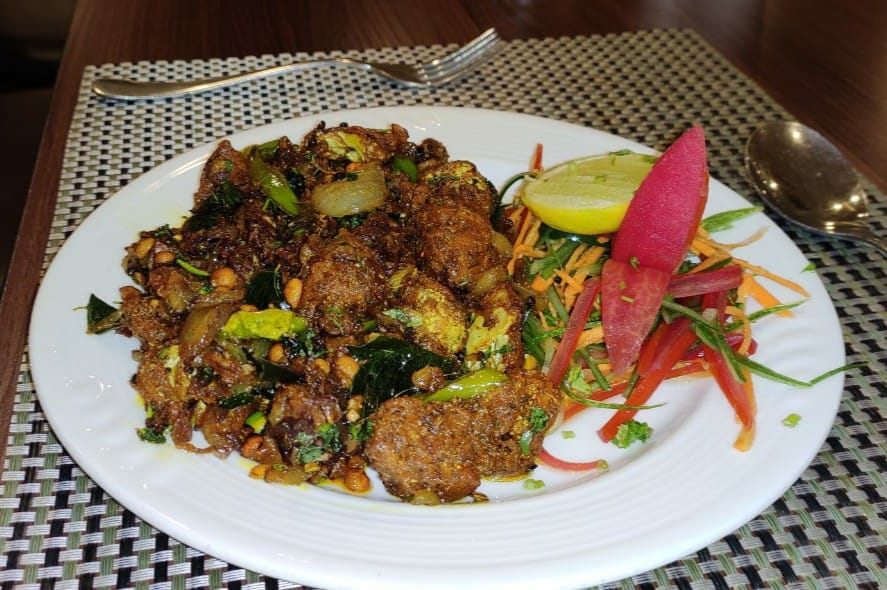
#> input picture assets/images/andhra-g2.jpg, 887 x 590 px
$ python -i retouch-images.py   (imports and definitions only)
#> lines starting #> are read from the running program, lines starting #| are printed output that depends on the picture
#!/usr/bin/env python3
"""Even out exposure, colour cast and flatness across the recipe photographs.

    python3 tools/retouch-images.py --report        # what would change, nothing written
    python3 tools/retouch-images.py --sample 12     # before/after sheet to look at
    python3 tools/retouch-images.py --write         # apply

The photographs come from several hundred different people, cameras and
kitchens. Individually most are fine; together they read as a jumble, because
a phone snap under a tube light and a DSLR frame by a window are two different
pictures of food even when both are in focus. An image audit put 206 of them
in a "usable, but crop, brighten and colour-correct" bucket and called that
the cheapest available improvement, ahead of licensing anything new.

What this does, in order:

  1. White balance in ONE DIRECTION ONLY: towards warm, never away from it.

     This started as an ordinary grey-world correction and it was wrong. Food
     photographs are warm because food is warm — browned onion, ghee, chilli
     oil, a tandoor char. Grey-world reads all of that as a colour cast and
     dutifully launders it out, and every test frame came back looking like a
     canteen under a fluorescent tube. The correction now only ever adds red
     and removes blue. A green or blue kitchen light gets fixed; the warmth of
     the food itself is left alone, because it is the point.

  2. Percentile levels. Stretch so the darkest 0.5% sits at black and the
     brightest 0.5% at white, then apply only part of that stretch.

  3. Exposure towards a target, but asymmetric again: a dark photograph is
     lifted willingly, a bright one is pulled back only when it is close to
     blowing out. A white plate under a window legitimately reads bright and
     dragging it to mid-grey makes lunch look like an X-ray.

  4. Saturation and contrast, pushed with some confidence rather than
     tiptoeing. Flat is the most common fault in the set and the one that
     makes a dish look like leftovers.

  5. A small fixed warm tint, then an unsharp mask. Together these are what
     turns "correctly exposed" into "worth cooking".

Nothing here invents detail. The guard rails matter more than the adjustments:
a photograph that is already bright, warm and punchy gets almost nothing, and
MAX_* caps every step, so the worst case is a picture slightly better than it
was rather than one that has been mangled.

Run once per photograph, and only once. A second pass over an already-corrected
file would lift and saturate what has already been lifted and saturated, and
three runs would produce a postcard. The credit record carries a
"colour-corrected" note, and any file that has one is skipped — so this is safe
to re-run after adding photographs, which is the case it is actually for.

No separate copy of the originals is kept. They would be seventy megabytes of
duplicate JPEG in the repository to guard against something git already guards
against: `git checkout HEAD~1 -- assets/images/recipes/` puts every one of them
back, and credits.json records the source URL of each if it ever comes to
re-downloading.
"""
import argparse, json, os, sys

from PIL import Image, ImageEnhance, ImageFilter, ImageStat

ROOT = os.path.dirname(os.path.dirname(os.path.abspath(__file__)))
IMG_DIR = os.path.join(ROOT, "assets", "images", "recipes")
RECIPES = os.path.join(ROOT, "data", "recipes.json")
CREDITS = os.path.join(ROOT, "assets", "images", "credits.json")

# How far towards a "perfect" correction to go.
STRENGTH = 0.55

# White balance, one-way. Red may be raised and blue lowered; neither may go
# the other way, so a warm photograph can never be cooled down. Green moves a
# little in both directions because a green cast is a lighting fault with no
# appetising reading at all.
WB_R = (1.00, 1.12)
WB_G = (0.96, 1.04)
WB_B = (0.90, 1.00)

MAX_LEVELS = 0.22      # fraction of the full black/white stretch to apply
MAX_SAT = 1.30
MAX_CONTRAST = 1.18
MAX_BRIGHT = 1.20      # lifting a dark photo
MAX_DARKEN = 1.06      # pulling back a bright one: much less latitude

# A fixed nudge on every frame, on top of the corrections above. Two per cent
# is not visible as a colour shift; it is visible as food looking cooked.
WARM_TINT = 0.02

# What "already fine" looks like, on 0-255 means and a 0-1 saturation ratio.
# The exposure target sits above mid-grey because a plate of food photographed
# well is a bright object, not an average one.
TARGET_MEAN = 138.0
BRIGHT_ENOUGH = 175.0  # above this, and only above this, pull back
TARGET_SAT = 0.46
TARGET_CONTRAST = 60.0
DEADZONE = 0.04        # relative miss below which nothing is done at all

TARGET_KB = 190


def stats(im):
    """(mean luminance 0-255, rms contrast 0-255, mean saturation 0-1)."""
    g = im.convert("L")
    st = ImageStat.Stat(g)
    hsv = im.convert("HSV")
    sat = ImageStat.Stat(hsv.split()[1]).mean[0] / 255.0
    return st.mean[0], st.stddev[0], sat


def white_balance(im):
    """Grey-world, damped, then clamped so it can only ever warm the frame."""
    r, g, b = ImageStat.Stat(im).mean
    grey = (r + g + b) / 3.0
    if grey <= 1:
        return im, (1.0, 1.0, 1.0)
    gains = []
    for c, (lo, hi) in zip((r, g, b), (WB_R, WB_G, WB_B)):
        want = grey / max(c, 1.0)
        want = 1.0 + (want - 1.0) * STRENGTH
        gains.append(max(lo, min(hi, want)))
    gains[0] *= 1 + WARM_TINT
    gains[2] *= 1 - WARM_TINT
    lut = []
    for gain in gains:
        lut += [min(255, int(v * gain + 0.5)) for v in range(256)]
    return im.point(lut), tuple(round(x, 3) for x in gains)


def levels(im):
    """Percentile black/white point stretch, applied at MAX_LEVELS strength."""
    g = im.convert("L")
    hist = g.histogram()
    total = sum(hist)
    lo_target, hi_target = total * 0.005, total * 0.995
    acc, lo, hi = 0, 0, 255
    for v, n in enumerate(hist):
        acc += n
        if acc <= lo_target:
            lo = v
        if acc <= hi_target:
            hi = v
    if hi - lo < 16:
        return im, (0, 255)
    # Only part of the way: a full stretch clips highlights on a bright dish.
    lo = int(lo * MAX_LEVELS)
    hi = int(255 - (255 - hi) * MAX_LEVELS)
    if hi <= lo:
        return im, (0, 255)
    scale = 255.0 / (hi - lo)
    lut = [max(0, min(255, int((v - lo) * scale + 0.5))) for v in range(256)]
    return im.point(lut * 3), (lo, hi)


def toward(current, target, cap, cap_down=None):
    """A multiplier moving current towards target, capped in each direction."""
    if current <= 0:
        return 1.0
    want = target / current
    if abs(want - 1.0) < DEADZONE:
        return 1.0
    want = 1.0 + (want - 1.0) * STRENGTH
    return max(1.0 / (cap_down or cap), min(cap, want))


# --- the gate ---------------------------------------------------------------
#
# Only photographs that fail one of these get touched at all. A picture that is
# already bright, warm and punchy is left byte-for-byte alone: running a
# standard correction over the whole set would drag the good ones towards the
# mean along with the bad, and the good ones are the reason the set works.
DARK = 118.0           # mean luminance below which a dish looks like leftovers
FLAT = 48.0            # rms contrast below which it looks like a photocopy
DULL = 0.32            # saturation below which the food looks grey
COLD = 1.03            # blue/red ratio above which the light was fluorescent
BLOWN = 205.0          # mean above which highlights are going


# [16 lines left out: function faults, not called in this run]


def retouch(im):
    """Return (image, what_changed_dict)."""
    before = stats(im)
    im, gains = white_balance(im)
    im, lohi = levels(im)

    mean, contrast, sat = stats(im)
    # Lift a dark frame willingly; pull back a bright one only when it is
    # genuinely close to blowing out.
    target = TARGET_MEAN if mean < TARGET_MEAN else BRIGHT_ENOUGH
    b = 1.0 if mean < BRIGHT_ENOUGH and mean >= TARGET_MEAN else \
        toward(mean, target, MAX_BRIGHT, MAX_DARKEN)
    if b != 1.0:
        im = ImageEnhance.Brightness(im).enhance(b)
    s = toward(sat, TARGET_SAT, MAX_SAT)
    if s != 1.0:
        im = ImageEnhance.Color(im).enhance(s)
    c = toward(contrast, TARGET_CONTRAST, MAX_CONTRAST)
    if c != 1.0:
        im = ImageEnhance.Contrast(im).enhance(c)

    im = im.filter(ImageFilter.UnsharpMask(radius=1.1, percent=55, threshold=3))
    after = stats(im)
    return im, {"wb": gains, "levels": lohi, "brightness": round(b, 3),
                "saturation": round(s, 3), "contrast": round(c, 3),
                "before": [round(x, 1) for x in before],
                "after": [round(x, 1) for x in after]}


def source_path(name):
    return os.path.join(IMG_DIR, name)


# [106 lines left out: functions already_done, save, main, not called in this run]


# [2 lines not run here, left out]

>>> from PIL import Image
>>> picture = Image.open('../assets/images/andhra-g2.jpg')
#> picture is the input picture: PIL image 887x590 RGB; mean R, G, B 130.8, 113.3, 94.2
>>> result = retouch(picture)
#> in stats, `g = im.convert("L")`:
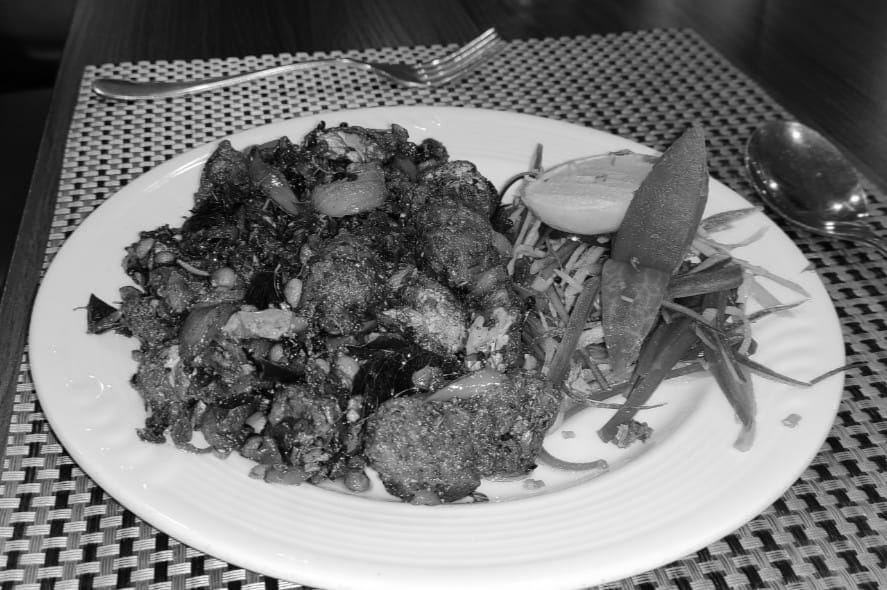
#> g: PIL image 887x590 L; min 0, max 255, mean 116.4
#> in stats, `sat = ImageStat.Stat(hsv.split()[1]).mean[0] / 255.0`: sat = 0.419
#> in retouch, `before = stats(im)`: before = (116.4, 71.37, 0.419)
#> in white_balance, `r, g, b = ImageStat.Stat(im).mean`: r = 130.8; g = 113.3; b = 94.23
#> in white_balance, `grey = (r + g + b) / 3.0`: grey = 112.8
#> the loop in white_balance, `for c, (lo, hi) in zip((r, g, b), (WB_R, WB_G, WB_B)):` made 3 passes
#> (c, lo, hi, want) on passes 1 to 3: (130.8, 1, 1.12, 0.924), (113.3, 0.96, 1.04, 0.997), (94.23, 0.9, 1, 1.11)
#> after the loop in white_balance, `for c, (lo, hi) in zip((r, g, b), (WB_R, WB_G, WB_B)):`: gains = [1, 0.997, 1]
#> the loop in white_balance, `for gain in gains:` made 3 passes
#> gain on passes 1 to 3: 1.02, 0.997, 0.98
#> after the loop in white_balance, `for gain in gains:`: lut = 768 values, max 255 at index 250, min 0 at index 0, mean 127.4
#> in retouch, `im, gains = white_balance(im)`: gains = (1.02, 0.997, 0.98)
#> in levels, `hist = g.histogram()`: hist = 256 values, max 6466 at index 203, min 0 at index 255, mean 2044.3
#> in levels, `total = sum(hist)`: total = 523330
#> in levels, `lo_target, hi_target = total * 0.005, total * 0.995`: lo_target = 2616.7; hi_target = 520713.3
#> the loop in levels, `for v, n in enumerate(hist):` made 256 passes
#> (n, acc) on passes 1 to 8: (14, 14), (133, 147), (475, 622), (493, 1115), (460, 1575), (717, 2292), (506, 2798), (395, 3193)
#> after the loop in levels, `for v, n in enumerate(hist):`: acc = 523330
#> in levels, `lo = int(lo * MAX_LEVELS)`: lo = 1
#> in levels, `hi = int(255 - (255 - hi) * MAX_LEVELS)`: hi = 253
#> in levels, `scale = 255.0 / (hi - lo)`: scale = 1.01
#> in levels, `lut = [max(0, min(255, int((v - lo) * scale + 0.5))) for v in range(25..`: lut = 256 values from 0 to 255
#> in retouch, `im, lohi = levels(im)`: lohi = (1, 253)
#> in retouch, `mean, contrast, sat = stats(im)`: mean = 117.1; contrast = 72.25; sat = 0.43
#> in retouch, `target = TARGET_MEAN if mean < TARGET_MEAN else BRIGHT_ENOUGH`: target = 138
#> in toward, `want = target / current`: want = 1.18
#> in toward, `want = 1.0 + (want - 1.0) * STRENGTH`: want = 1.1
#> in retouch, `im = ImageEnhance.Brightness(im).enhance(b)`:
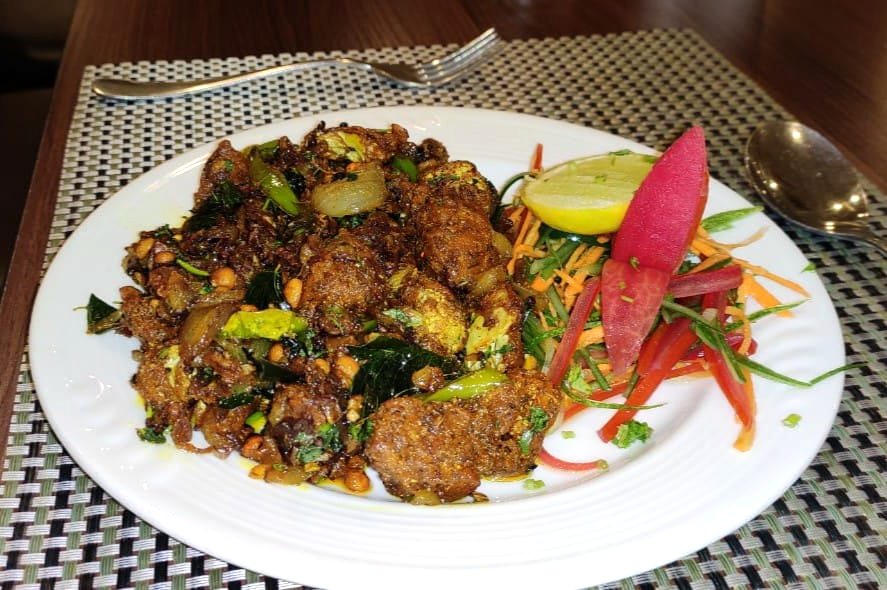
#> im: PIL image 887x590 RGB; mean R, G, B 146.2, 123.6, 100.5
#> in retouch, `s = toward(sat, TARGET_SAT, MAX_SAT)`: s = 1.04
#> in retouch, `c = toward(contrast, TARGET_CONTRAST, MAX_CONTRAST)`: c = 0.907
#> in retouch, `after = stats(im)`: after = (126.7, 72.9, 0.392)

$ run again, on assets/images/cards/anglo-indian-hero.jpg
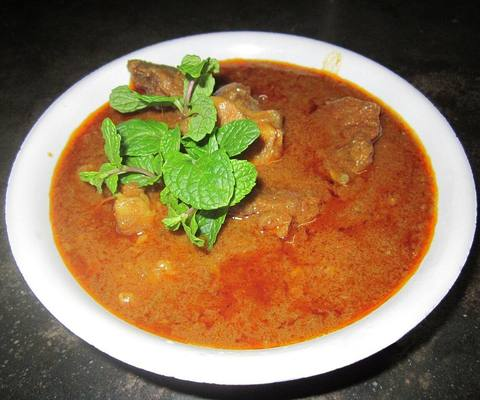
#> input picture assets/images/cards/anglo-indian-hero.jpg, 480 x 400 px
#> picture is the input picture: PIL image 480x400 RGB; mean R, G, B 144.8, 116.4, 81.6
#> in stats, `g = im.convert("L")`:
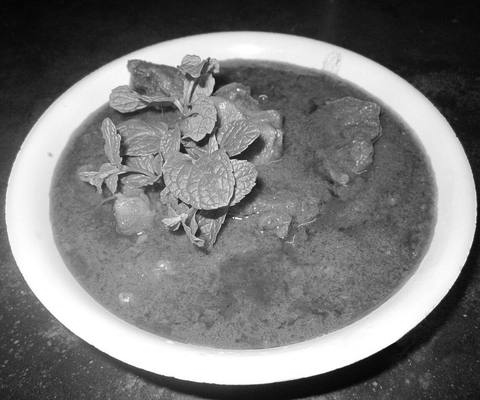
#> g: PIL image 480x400 L; min 0, max 255, mean 121
#> hsv: PIL image 480x400 HSV; mean H, S, V 45.2, 107.3, 150
#> in stats, `sat = ImageStat.Stat(hsv.split()[1]).mean[0] / 255.0`: sat = 0.421
#> before = (121, 75.51, 0.421)
#> in white_balance, `r, g, b = ImageStat.Stat(im).mean`: r = 144.8; g = 116.4; b = 81.61
#> grey = 114.3
#> the loop in white_balance, `for c, (lo, hi) in zip((r, g, b), (WB_R, WB_G, WB_B)):` made 3 passes
#> (c, lo, hi, want) on passes 1 to 3: (144.8, 1, 1.12, 0.884), (116.4, 0.96, 1.04, 0.99), (81.61, 0.9, 1, 1.22)
#> after the loop in white_balance, `for c, (lo, hi) in zip((r, g, b), (WB_R, WB_G, WB_B)):`: gains = [1, 0.99, 1]
#> the loop in white_balance, `for gain in gains:` made 3 passes
#> gain on passes 1 to 3: 1.02, 0.99, 0.98
#> after the loop in white_balance, `for gain in gains:`: lut = 768 values, max 255 at index 250, min 0 at index 0, mean 127.1
#> in retouch, `im, gains = white_balance(im)`: gains = (1.02, 0.99, 0.98)
#> hist = 256 values, max 6374 at index 253, min 0 at index 254, mean 750
#> total = 192000
#> lo_target = 960; hi_target = 191040
#> the loop in levels, `for v, n in enumerate(hist):` made 256 passes
#> (n, acc) on passes 1 to 8: (1, 1), (9, 10), (2, 12), (3, 15), (6, 21), (105, 126), (99, 225), (272, 497)
#> after the loop in levels, `for v, n in enumerate(hist):`: acc = 192000
#> in levels, `lo = int(lo * MAX_LEVELS)`: lo = 1
#> in levels, `hi = int(255 - (255 - hi) * MAX_LEVELS)`: hi = 254
#> scale = 1.01
#> in levels, `lut = [max(0, min(255, int((v - lo) * scale + 0.5))) for v in range(25..`: lut = 256 values from 0 to 255
#> lohi = (1, 254)
#> hsv: PIL image 480x400 HSV; mean H, S, V 40.8, 111.9, 151.8
#> in retouch, `mean, contrast, sat = stats(im)`: mean = 120.8; contrast = 75.88; sat = 0.439
#> target = 138
#> in toward, `want = target / current`: want = 1.14
#> in toward, `want = 1.0 + (want - 1.0) * STRENGTH`: want = 1.08
#> in retouch, `im = ImageEnhance.Brightness(im).enhance(b)`:
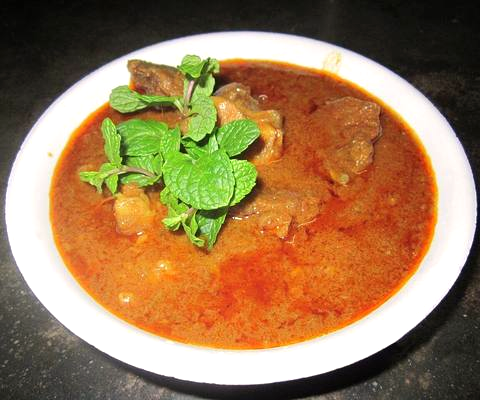
#> im: PIL image 480x400 RGB; mean R, G, B 156.5, 122.4, 84.2
#> s = 1.03
#> in retouch, `c = toward(contrast, TARGET_CONTRAST, MAX_CONTRAST)`: c = 0.885
#> hsv: PIL image 480x400 HSV; mean H, S, V 37.8, 102.2, 157.4
#> after = (127.4, 71.02, 0.401)

$ run again, on assets/images/cards/awadhi-hero.jpg
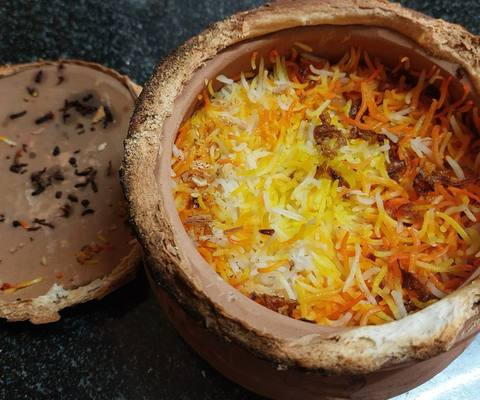
#> input picture assets/images/cards/awadhi-hero.jpg, 480 x 400 px
#> picture is the input picture: PIL image 480x400 RGB; mean R, G, B 121.5, 89.7, 52
#> hsv: PIL image 480x400 HSV; mean H, S, V 36, 142.2, 122.9
#> in stats, `sat = ImageStat.Stat(hsv.split()[1]).mean[0] / 255.0`: sat = 0.558
#> before = (94.9, 58.36, 0.558)
#> in white_balance, `r, g, b = ImageStat.Stat(im).mean`: r = 121.5; g = 89.66; b = 51.98
#> grey = 87.72
#> the loop in white_balance, `for c, (lo, hi) in zip((r, g, b), (WB_R, WB_G, WB_B)):` made 3 passes
#> (c, lo, hi, want) on passes 1 to 3: (121.5, 1, 1.12, 0.847), (89.66, 0.96, 1.04, 0.988), (51.98, 0.9, 1, 1.38)
#> after the loop in white_balance, `for c, (lo, hi) in zip((r, g, b), (WB_R, WB_G, WB_B)):`: gains = [1, 0.988, 1]
#> the loop in white_balance, `for gain in gains:` made 3 passes
#> gain on passes 1 to 3: 1.02, 0.988, 0.98
#> after the loop in white_balance, `for gain in gains:`: lut = 768 values, max 255 at index 250, min 0 at index 0, mean 127
#> in retouch, `im, gains = white_balance(im)`: gains = (1.02, 0.988, 0.98)
#> hist = 256 values, max 1964 at index 16, min 0 at index 254, mean 750
#> total = 192000
#> lo_target = 960; hi_target = 191040
#> the loop in levels, `for v, n in enumerate(hist):` made 256 passes
#> (n, acc) on passes 1 to 8: (28, 28), (79, 107), (170, 277), (361, 638), (977, 1615), (670, 2285), (484, 2769), (594, 3363)
#> after the loop in levels, `for v, n in enumerate(hist):`: acc = 192000
#> in levels, `lo = int(lo * MAX_LEVELS)`: lo = 0
#> in levels, `hi = int(255 - (255 - hi) * MAX_LEVELS)`: hi = 249
#> scale = 1.02
#> in levels, `lut = [max(0, min(255, int((v - lo) * scale + 0.5))) for v in range(25..`: lut = 256 values from 0 to 255
#> lohi = (0, 249)
#> hsv: PIL image 480x400 HSV; mean H, S, V 34.3, 144.7, 128.1
#> in retouch, `mean, contrast, sat = stats(im)`: mean = 97.17; contrast = 59.64; sat = 0.567
#> target = 138
#> in toward, `want = target / current`: want = 1.42
#> in toward, `want = 1.0 + (want - 1.0) * STRENGTH`: want = 1.23
#> in retouch, `b = 1.0 if mean < BRIGHT_ENOUGH and mean >= TARGET_MEAN else \ toward(..`: b = 1.2
#> in retouch, `im = ImageEnhance.Brightness(im).enhance(b)`:
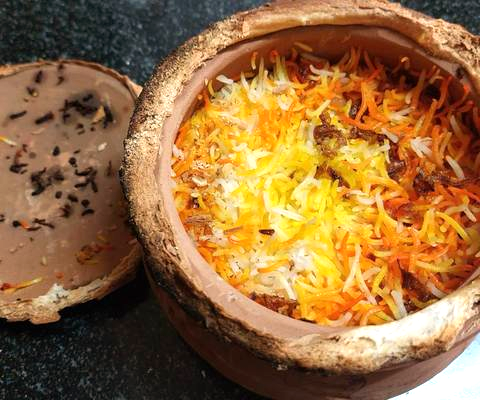
#> im: PIL image 480x400 RGB; mean R, G, B 150.4, 108.1, 61.8
#> s = 0.896
#> in retouch, `c = toward(contrast, TARGET_CONTRAST, MAX_CONTRAST)`: c = 1
#> in stats (call 3), `g = im.convert("L")`:
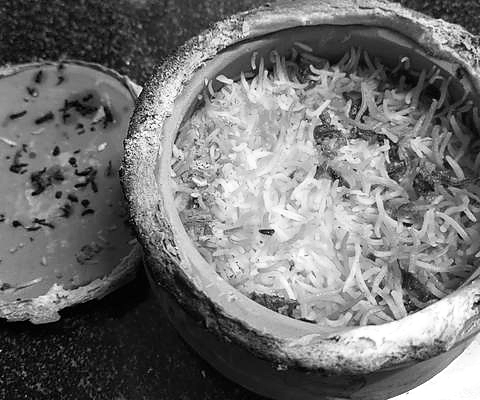
#> g: PIL image 480x400 L; min 0, max 255, mean 114.9
#> hsv: PIL image 480x400 HSV; mean H, S, V 34.2, 135.2, 147.1
#> in stats (call 3), `sat = ImageStat.Stat(hsv.split()[1]).mean[0] / 255.0`: sat = 0.53
#> after = (114.9, 71.41, 0.53)

$ run again, on assets/images/pair/aab-gosht.jpg
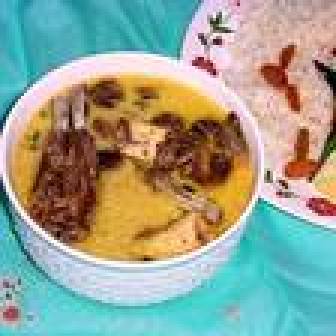
#> input picture assets/images/pair/aab-gosht.jpg, 112 x 112 px (shown 3 times larger)
#> picture is the input picture: PIL image 112x112 RGB; mean R, G, B 151.9, 162.2, 145.2
#> in stats, `g = im.convert("L")`:
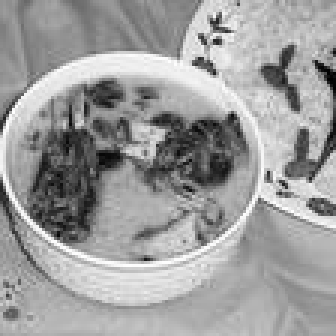
#> g: PIL image 112x112 L (shown 3 times larger); min 1, max 255, mean 157.2
#> hsv: PIL image 112x112 HSV; mean H, S, V 85.2, 125.5, 192.1
#> in stats, `sat = ImageStat.Stat(hsv.split()[1]).mean[0] / 255.0`: sat = 0.492
#> before = (157.2, 50.42, 0.492)
#> in white_balance, `r, g, b = ImageStat.Stat(im).mean`: r = 151.9; g = 162.2; b = 145.2
#> grey = 153.1
#> the loop in white_balance, `for c, (lo, hi) in zip((r, g, b), (WB_R, WB_G, WB_B)):` made 3 passes
#> (c, lo, hi, want) on passes 1 to 3: (151.9, 1, 1.12, 1), (162.2, 0.96, 1.04, 0.969), (145.2, 0.9, 1, 1.03)
#> after the loop in white_balance, `for c, (lo, hi) in zip((r, g, b), (WB_R, WB_G, WB_B)):`: gains = [1, 0.969, 1]
#> the loop in white_balance, `for gain in gains:` made 3 passes
#> gain on passes 1 to 3: 1.02, 0.969, 0.98
#> after the loop in white_balance, `for gain in gains:`: lut = 768 values, max 255 at index 249, min 0 at index 0, mean 126.4
#> in retouch, `im, gains = white_balance(im)`: gains = (1.02, 0.969, 0.98)
#> hist = 256 values, max 169 at index 170, min 0 at index 0, mean 49
#> total = 12544
#> lo_target = 62.72; hi_target = 12481.3
#> the loop in levels, `for v, n in enumerate(hist):` made 256 passes
#> (n, acc) on passes 1 to 8: (0, 0), (3, 3), (2, 5), (0, 5), (1, 6), (4, 10), (2, 12), (3, 15)
#> after the loop in levels, `for v, n in enumerate(hist):`: acc = 12544
#> in levels, `lo = int(lo * MAX_LEVELS)`: lo = 4
#> in levels, `hi = int(255 - (255 - hi) * MAX_LEVELS)`: hi = 252
#> scale = 1.03
#> in levels, `lut = [max(0, min(255, int((v - lo) * scale + 0.5))) for v in range(25..`: lut = 256 values from 0 to 255
#> lohi = (4, 252)
#> hsv: PIL image 112x112 HSV; mean H, S, V 88.4, 129.2, 193.8
#> in retouch, `mean, contrast, sat = stats(im)`: mean = 155.2; contrast = 50.82; sat = 0.507
#> target = 175
#> in retouch, `b = 1.0 if mean < BRIGHT_ENOUGH and mean >= TARGET_MEAN else \ toward(..`: b = 1
#> in toward, `want = target / current`: want = 0.908
#> in toward, `want = 1.0 + (want - 1.0) * STRENGTH`: want = 0.949
#> in retouch, `c = toward(contrast, TARGET_CONTRAST, MAX_CONTRAST)`: c = 1.1
#> in stats (call 3), `g = im.convert("L")`:
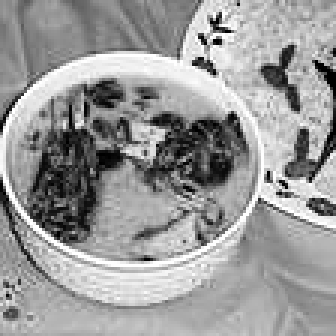
#> g: PIL image 112x112 L (shown 3 times larger); min 0, max 255, mean 153.8
#> hsv: PIL image 112x112 HSV; mean H, S, V 85.7, 135.4, 193
#> in stats (call 3), `sat = ImageStat.Stat(hsv.split()[1]).mean[0] / 255.0`: sat = 0.531
#> after = (153.8, 59.09, 0.531)
